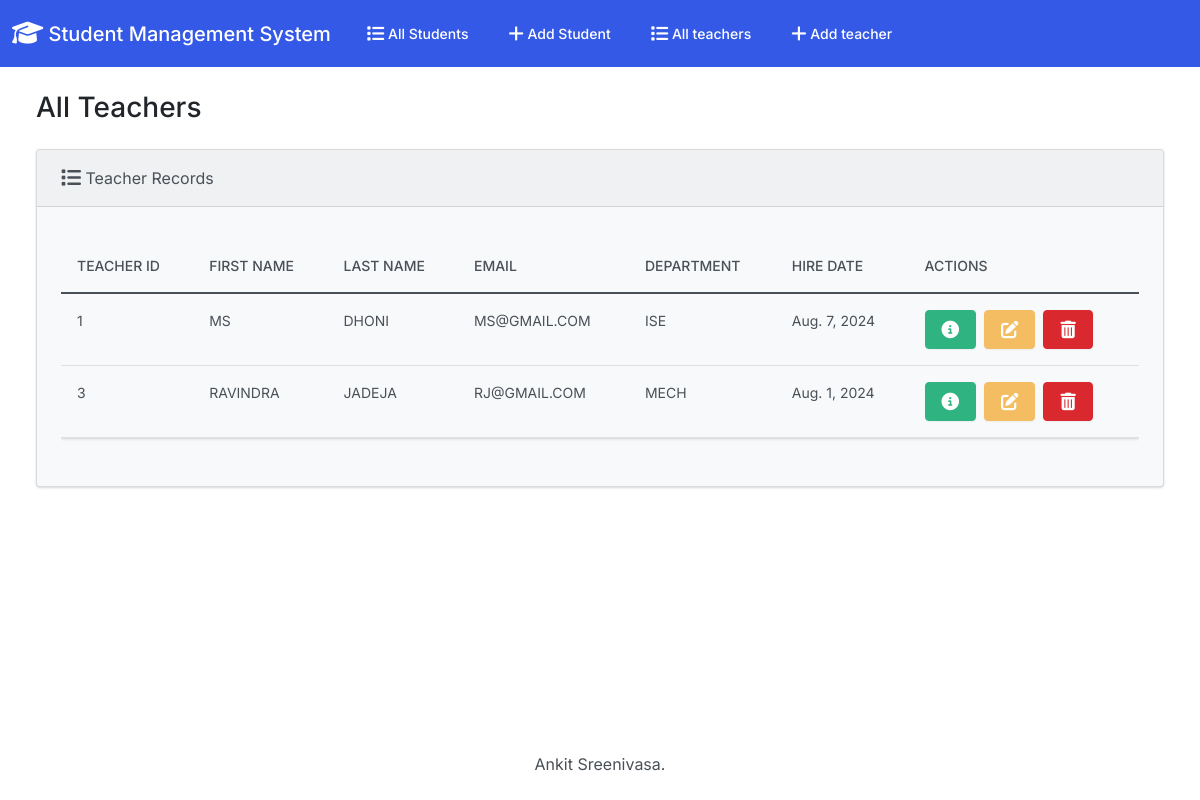
/teachers/view, run on the app's committed database.
### teacher/models.py (models this page shows, shortened)
class Teacher(models.Model):
    teacher_id = models.PositiveIntegerField(unique=True)
    first_name = models.CharField(max_length=50)
    last_name = models.CharField(max_length=50)
    email = models.EmailField(max_length=100)
    department = models.CharField(max_length=50)
    hire_date = models.DateField()

### teacher/views.py (the view)
# urls.py: path("", views.index, name="index"),
def index(request):
    return render(request, "teachers/index.html", {"teachers": Teacher.objects.all()})

### teacher/templates/teachers/index.html (shortened to what this page needs)
{% extends "teachers/base.html" %}
{% block body %}
<h3 class="m-4">All Teachers</h3>
<div class="row">
  <div class="col-12">
    {% if teachers %}
    <div class="card bg-light ms-4 me-4 mb-4">
      <div class="card-header">
        <i class="fa-solid fa-list fa-lg"></i> Teacher Records
      </div>
      <div class="card-body">
        <p class="card-text">
          <div class="table-responsive">
            <table class="table table-hover">
              <thead>
                <tr>
                  <th scope="col">Teacher ID</th>
                  <th scope="col">First Name</th>
                  <th scope="col">Last Name</th>
                  <th scope="col">Email</th>
                  <th scope="col">Department</th>
                  <th scope="col">Hire Date</th>
                  <th scope="col">Actions</th>
                </tr>
              </thead>
              <tbody>
                {% for teacher in teachers %}
                  <tr>
                    <td>{{ teacher.teacher_id }}</td>
                    <td>{{ teacher.first_name }}</td>
                    <td>{{ teacher.last_name }}</td>
                    <td>{{ teacher.email }}</td>
                    <td>{{ teacher.department }}</td>
                    <td>{{ teacher.hire_date }}</td>
                    <td>
                      <button type="button" class="btn btn-success me-1" href="{% url 'teachers:view_teacher' teacher.id %}" data-bs-toggle="modal" data-bs-target="#myModal{{teacher.id}}">
                      </button>
                      <a class="btn btn-warning me-1" href="{% url 'teachers:edit' teacher.id %}">
                      </a>
                      <button type="button" class="btn btn-danger" data-bs-toggle="modal" data-bs-target="#delete{{teacher.id}}">
                      </button>
                    </td>
                  </tr>
                {% endfor %}
              </tbody>
            </table>
          </div>
        </p>
      </div>
    </div>
    {% else %}
      <h5 class="alert alert-primary ms-4 me-4">No Teacher Records</h5>
    {% endif %}
  </div>
</div>
{% endblock %}

### data on the page
Teacher: teacher_id "1", first_name "MS", last_name "DHONI", email "MS@GMAIL.COM", department "ISE", hire_date "Aug. 7, 2024"
Teacher: teacher_id "3", first_name "RAVINDRA", last_name "JADEJA", email "RJ@GMAIL.COM", department "MECH", hire_date "Aug. 1, 2024"
